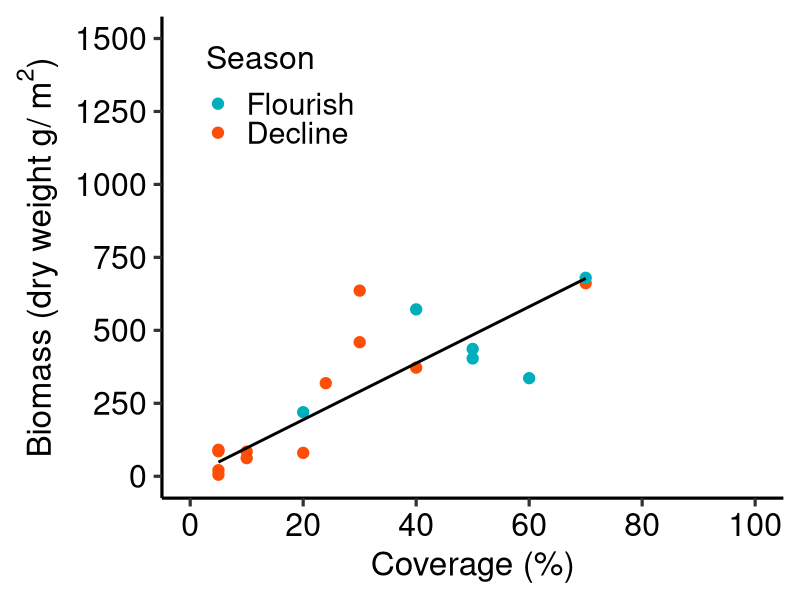
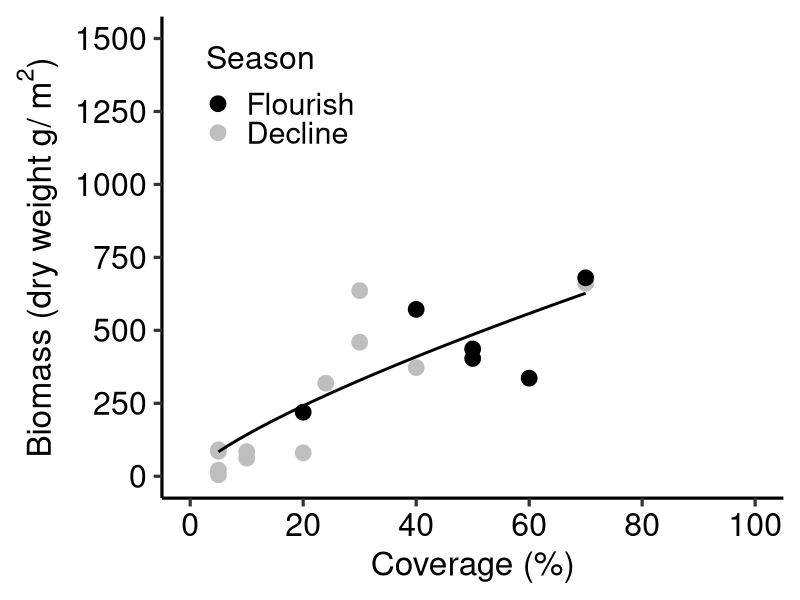
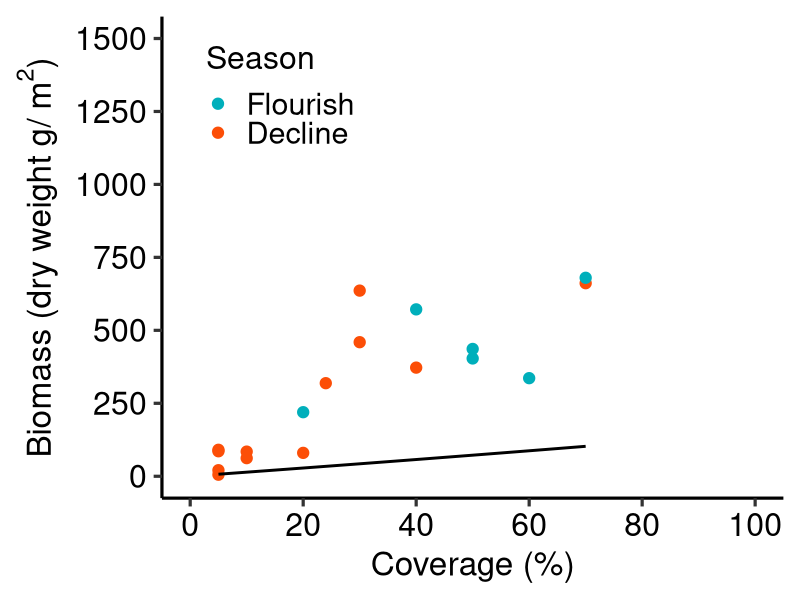
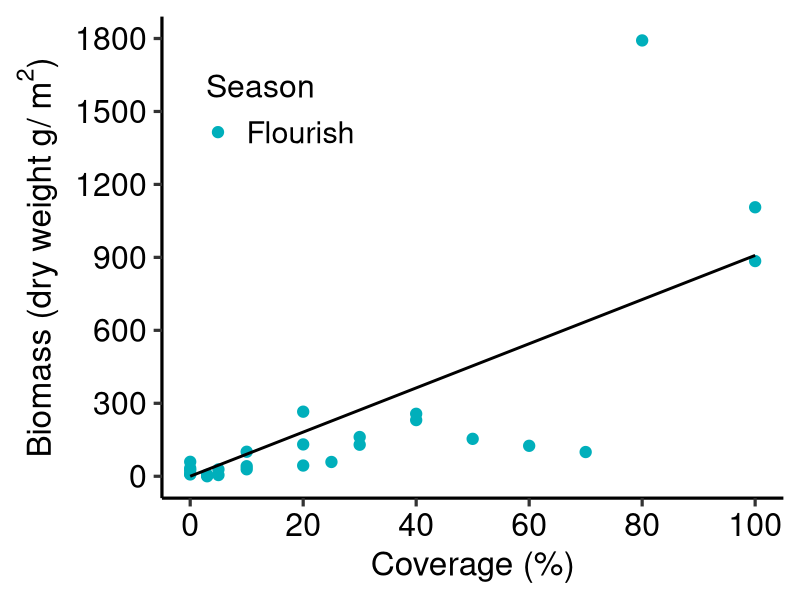
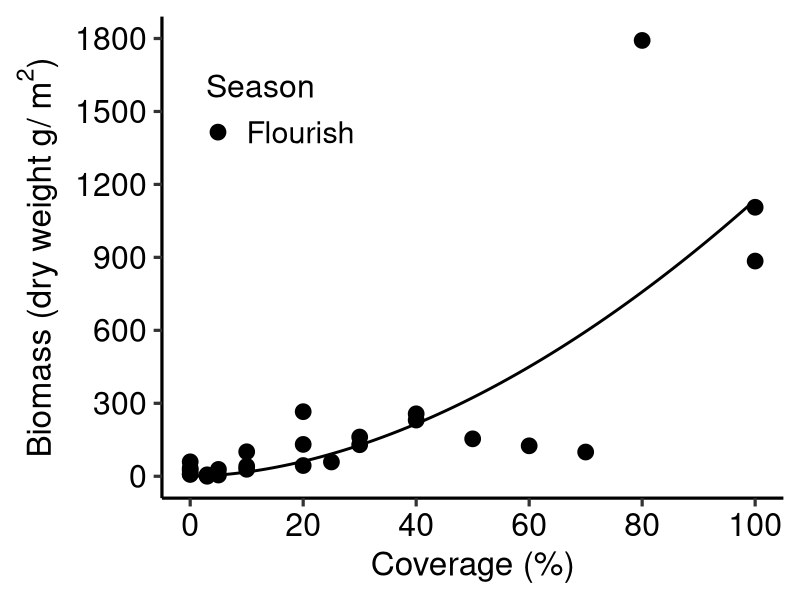
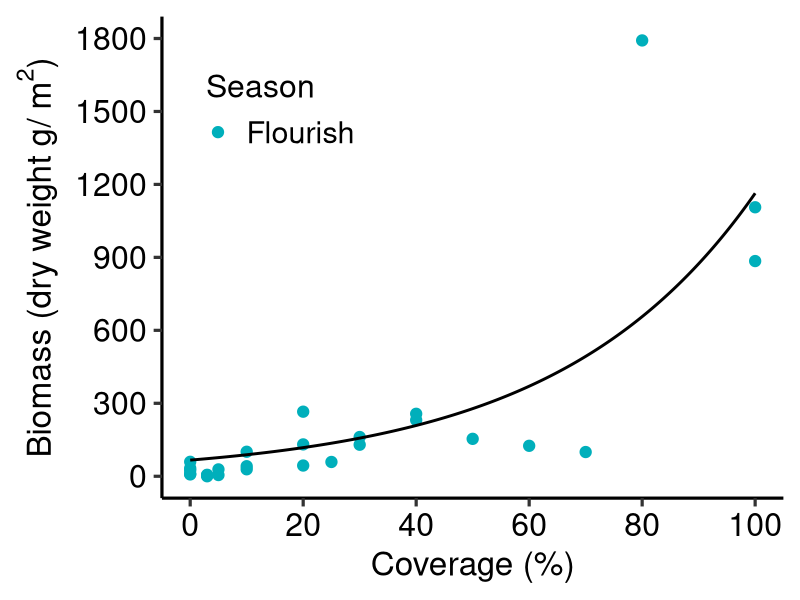
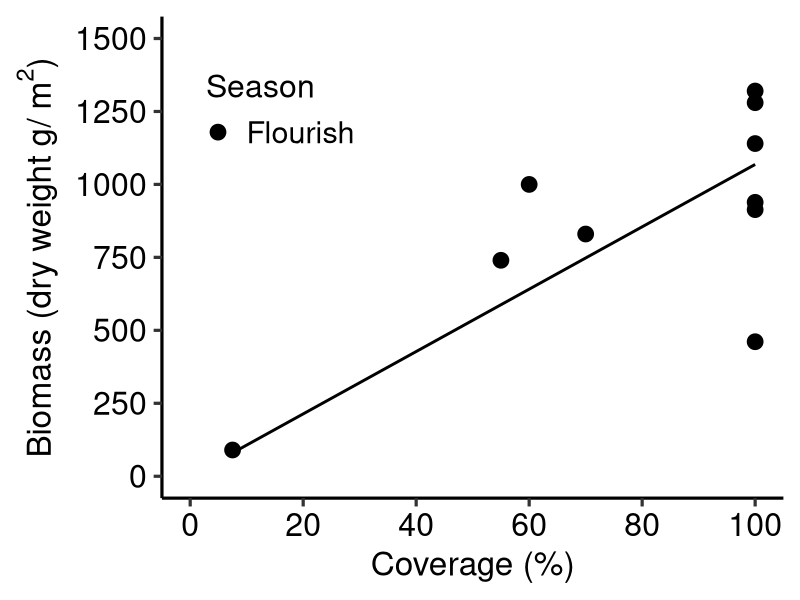
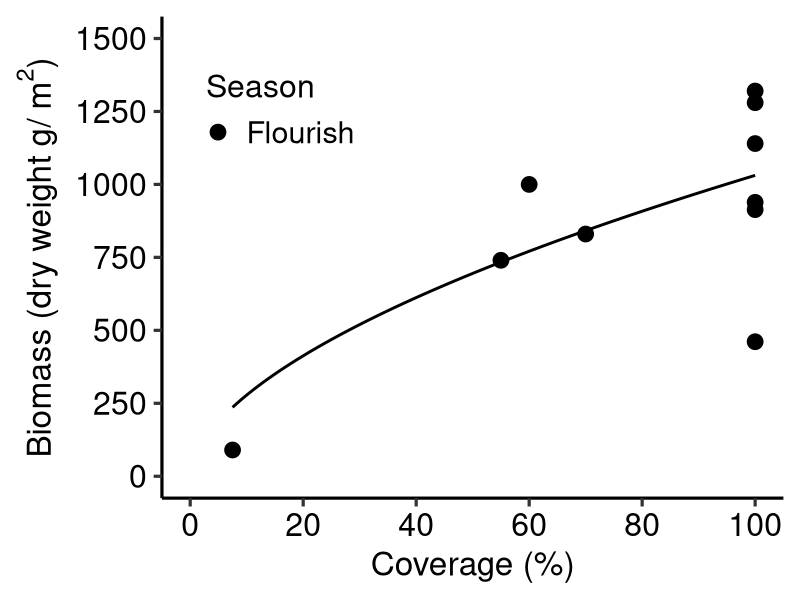

These figures' R source, in order: (Note: this script raises an error after producing the figures.)
rm(list=ls())
library(nlme)
library(dplyr)
library(ggplot2)

kajime<-read.csv("Kajime.csv",stringsAsFactors = TRUE)
kajime$Season <- factor(kajime$Season, levels = c("Flourish","Decline") )
names(kajime)

####### Central Pacific @ Kajime##########
kajime_CentralPacific<-subset(kajime,kajime$Region=="CentralPacific")
kajime_CentralPacific_Flourish<-subset(kajime,kajime$Region=="CentralPacific"&kajime$Season=="Flourish")
kajime_CentralPacific$Season <- 
  factor(kajime_CentralPacific$Season, levels = c("Flourish","Decline") )


####線形モデル#####
model1_cp<- nls(DW_g_m2~ a*Cover,
              start = list(a=50),data = kajime_CentralPacific)
summary(model1_cp)
AIC(model1_cp)
BIC(model1_cp)

####累乗モデル#####
model2_cp<- nls(DW_g_m2~ a*Cover^b,
              start = list(a=10,b = 1),data = kajime_CentralPacific)
summary(model2_cp)
AIC(model2_cp)
BIC(model2_cp)

####指数モデル#####
model3_cp<- nls(DW_g_m2~ a*exp(b*Cover)-a,
              start = list(a=100,b = 0.01), 
              control = list(maxiter = 50000, warnOnly = TRUE),
              data = kajime_CentralPacific,
              trace=TRUE)
summary(model3_cp)
AIC(model3_cp)
BIC(model3_cp)



####### Central Pacific @ Sagami##########
#Model1
dummy_CentralPacific<- expand.grid(Cover=seq(min(kajime_CentralPacific$Cover),
                                             max(kajime_CentralPacific$Cover),length=1000))

pred_CentralPacific<- predict(model1_cp,newdata=dummy_CentralPacific,se.fit=T)
dummy_CentralPacific$DW<-pred_CentralPacific



plot_CentralPacific1<-ggplot(data=kajime_CentralPacific, aes(x=Cover, y=DW_g_m2,color = Season)) + 
  xlab("Coverage (%)")+ 
  ylab(expression(paste("Biomass (dry weight g/ ",{m^2},")",sep="")))+
  geom_point(size=3.5)+
  scale_x_continuous(breaks=seq(0, 100,length=6),limits=c(0,100))+
  scale_y_continuous(breaks=seq(0, 1500,length=7),limits=c(0,1500))+
  scale_color_manual(labels = c("Flourish", "Decline"),values = c("#00AFBB","#FC4E07"))+
  labs(color='Season')+
  geom_line(data=dummy_CentralPacific, aes(x=Cover, y=DW),linewidth=1,color="black",inherit.aes = FALSE)+
  theme_classic(base_size = 24, base_family = "sans")+
  theme(axis.text = element_text(color="black",size=23))+
  theme(legend.justification=c(0.02,0.02), legend.position=c(0.05,0.7), 
        legend.title=element_text(size=23),legend.text =  element_text(size = 22))
plot_CentralPacific1

#Model2
pred_CentralPacific2<- predict(model2_cp,newdata=dummy_CentralPacific,se.fit=T)
dummy_CentralPacific$DW2<-pred_CentralPacific2

plot_CentralPacific2<-ggplot(data=kajime_CentralPacific, aes(x=Cover, y=DW_g_m2,color = Season)) + 
  xlab("Coverage (%)")+ 
  ylab(expression(paste("Biomass (dry weight g/ ",{m^2},")",sep="")))+
  geom_point(size=5)+
  scale_x_continuous(breaks=seq(0, 100,length=6),limits=c(0,100))+
  scale_y_continuous(breaks=seq(0, 1500,length=7),limits=c(0,1500))+
  scale_color_manual(labels = c("Flourish", "Decline"),values = c("black","grey"))+
  labs(color='Season')+
  geom_line(data=dummy_CentralPacific, aes(x=Cover, y=DW2),linewidth=1,color="black",inherit.aes = FALSE)+
  theme_classic(base_size = 24, base_family = "sans")+
  theme(axis.text = element_text(color="black",size=23))+
  theme(legend.justification=c(0.02,0.02), legend.position=c(0.05,0.7), 
        legend.title=element_text(size=23),legend.text =  element_text(size = 22))
plot_CentralPacific2

# save width 600 * Height 500 
#Model 3
pred_CentralPacific3<- predict(model3_cp,newdata=dummy_CentralPacific,se.fit=T)
dummy_CentralPacific$DW3<-pred_CentralPacific3

plot_CentralPacific3<-ggplot(data=kajime_CentralPacific, aes(x=Cover, y=DW_g_m2,color = Season)) + 
  xlab("Coverage (%)")+ 
  ylab(expression(paste("Biomass (dry weight g/ ",{m^2},")",sep="")))+
  geom_point(size=3.5)+
  scale_x_continuous(breaks=seq(0, 100,length=6),limits=c(0,100))+
  scale_y_continuous(breaks=seq(0, 1500,length=7),limits=c(0,1500))+
  scale_color_manual(labels = c("Flourish", "Decline"),values = c("#00AFBB","#FC4E07"))+
  labs(color='Season')+
  geom_line(data=dummy_CentralPacific, aes(x=Cover, y=DW3),linewidth=1,color="black",inherit.aes = FALSE)+
  theme_classic(base_size = 24, base_family = "sans")+
  theme(axis.text = element_text(color="black",size=23))+
  theme(legend.justification=c(0.02,0.02), legend.position=c(0.05,0.7), 
        legend.title=element_text(size=23),legend.text =  element_text(size = 22))
plot_CentralPacific3


#width 600 * Height 500 save

####### NorthJapanSea @ Sado ##########
kajime_NorthJapanSea<-subset(kajime,kajime$Region=="NorthJapanSea")


####線形モデル#####
model1_NJ<- nls(DW_g_m2~ a*Cover,
              start = list(a=50),data = kajime_NorthJapanSea)
summary(model1_NJ)
AIC(model1_NJ)
BIC(model1_NJ)

####累乗モデル#####
model2_NJ<- nls(DW_g_m2~ a*Cover^b,
              start = list(a=1.444,b = 1.3181),data = kajime_NorthJapanSea,
              control = list(maxiter = 50000, warnOnly = TRUE),
              trace=TRUE)
summary(model2_NJ)
AIC(model2_NJ)
BIC(model2_NJ)

####指数モデル#####
model3_NJ<- nls(DW_g_m2~ a*exp(b*Cover),
              start = list(a=17.5,b =0.048), data = kajime_NorthJapanSea,
              control = list(maxiter = 50000, warnOnly = TRUE),
              trace=TRUE)

summary(model3_NJ)
AIC(model3_NJ)
BIC(model3_NJ)

####二次関数モデル#####
model4_NJ<- nls(DW_g_m2~ a*Cover^2 + b*Cover + c,
              start = list(a=1, b=1,c=1), data =  kajime_NorthJapanSea)
summary(model4_NJ)
AIC(model4_NJ)
BIC(model4_NJ)


#######Plot line  NorthJapanSea @ Sado##########
#Model1
dummy_NorthJapanSea<- expand.grid(Cover=seq(min(kajime_NorthJapanSea$Cover),
                                            max(kajime_NorthJapanSea$Cover),length=1000))
pred_NorthJapanSea1<- predict(model1_NJ,newdata=dummy_NorthJapanSea,se.fit=T)
dummy_NorthJapanSea$DW1<-pred_NorthJapanSea1

plot_NorthJapanSea1<-ggplot(data=kajime_NorthJapanSea, aes(x=Cover, y=DW_g_m2,color = Season)) + 
  xlab("Coverage (%)")+ 
  ylab(expression(paste("Biomass (dry weight g/ ",{m^2},")",sep="")))+
  geom_point(size=3.5)+
  scale_x_continuous(breaks=seq(0, 100,length=6),limits=c(0,100))+
  scale_y_continuous(breaks=seq(0, 1800,length=7),limits=c(0,1800))+ 
  scale_color_manual(labels = c("Flourish", "Decline"),values = c("#00AFBB","#FC4E07"))+
  labs(color='Season')+
  geom_line(data=dummy_NorthJapanSea, aes(x=Cover, y=DW1),linewidth=1,color="black",inherit.aes = FALSE)+
  theme_classic(base_size = 24, base_family = "sans")+
  theme(axis.text = element_text(color="black",size=23))+
  theme(legend.justification=c(0.02,0.02), legend.position=c(0.05,0.7), 
        legend.title=element_text(size=23),legend.text =  element_text(size = 22))
plot_NorthJapanSea1


#Model2
dummy_NorthJapanSea<- expand.grid(Cover=seq(min(kajime_NorthJapanSea$Cover),
                                             max(kajime_NorthJapanSea$Cover),length=1000))
pred_NorthJapanSea2<- predict(model2_NJ,newdata=dummy_NorthJapanSea,se.fit=T)
dummy_NorthJapanSea$DW2<-pred_NorthJapanSea2

plot_NorthJapanSea2<-ggplot(data=kajime_NorthJapanSea, aes(x=Cover, y=DW_g_m2,color = Season)) + 
  xlab("Coverage (%)")+ 
  ylab(expression(paste("Biomass (dry weight g/ ",{m^2},")",sep="")))+
  geom_point(size=5)+
  scale_x_continuous(breaks=seq(0, 100,length=6),limits=c(0,100))+
  scale_y_continuous(breaks=seq(0, 1800,length=7),limits=c(0,1800))+ 
  scale_color_manual(labels = c("Flourish", "Decline"),values = c("black","grey50"))+
  labs(color='Season')+
  geom_line(data=dummy_NorthJapanSea, aes(x=Cover, y=DW2),linewidth=1,color="black",inherit.aes = FALSE)+
  theme_classic(base_size = 24, base_family = "sans")+
  theme(axis.text = element_text(color="black",size=23))+
  theme(legend.justification=c(0.02,0.02), legend.position=c(0.05,0.7), 
        legend.title=element_text(size=23),legend.text =  element_text(size = 22))
plot_NorthJapanSea2

#Model3
dummy_NorthJapanSea<- expand.grid(Cover=seq(min(kajime_NorthJapanSea$Cover),
                                            max(kajime_NorthJapanSea$Cover),length=1000))
pred_NorthJapanSea3<- predict(model3_NJ,newdata=dummy_NorthJapanSea,se.fit=T)
dummy_NorthJapanSea$DW3<-pred_NorthJapanSea3

plot_NorthJapanSea3<-ggplot(data=kajime_NorthJapanSea, aes(x=Cover, y=DW_g_m2,color = Season)) + 
  xlab("Coverage (%)")+ 
  ylab(expression(paste("Biomass (dry weight g/ ",{m^2},")",sep="")))+
  geom_point(size=3.5)+
  scale_x_continuous(breaks=seq(0, 100,length=6),limits=c(0,100))+
  scale_y_continuous(breaks=seq(0, 1800,length=7),limits=c(0,1800))+ 
  scale_color_manual(labels = c("Flourish", "Decline"),values = c("#00AFBB","#FC4E07"))+
  labs(color='Season')+
  geom_line(data=dummy_NorthJapanSea, aes(x=Cover, y=DW3),linewidth=1,color="black",inherit.aes = FALSE)+
  theme_classic(base_size = 24, base_family = "sans")+
  theme(axis.text = element_text(color="black",size=23))+
  theme(legend.justification=c(0.02,0.02), legend.position=c(0.05,0.7), 
        legend.title=element_text(size=23),legend.text =  element_text(size = 22))
plot_NorthJapanSea3

#width 600 * Height 500 save


####### Seto Island Sea  ##########
kajime_SetoIslandSea<-subset(kajime,kajime$Region=="SetoIslandSea")


####線形モデル#####
model1_ST<- nls(DW_g_m2~ a*Cover,
              start = list(a=50),data = kajime_SetoIslandSea)
summary(model1_ST)
AIC(model1_ST)
BIC(model1_ST)

####累乗モデル#####
model2_ST<- nls(DW_g_m2~ a*Cover^b,
              start = list(a=1.444,b = 1.3181),data = kajime_SetoIslandSea,
              control = list(maxiter = 50000, warnOnly = TRUE),
              trace=TRUE)
summary(model2_ST)
AIC(model2_ST)
BIC(model2_ST)

####指数モデル#####
model3_ST<- nls(DW_g_m2~ a*exp(b*Cover),
              start = list(a=17.5,b =0.048), data = kajime_SetoIslandSea,
              control = list(maxiter = 50000, warnOnly = TRUE),
              trace=TRUE)

summary(model3_ST)
AIC(model3_ST)
BIC(model3_ST)


######Plot line  SetoIslandSea ##########
#Model1
dummy_SetoIslandSea<- expand.grid(Cover=seq(min(kajime_SetoIslandSea$Cover),
                                            max(kajime_SetoIslandSea$Cover),length=1000))
pred_SetoIslandSea1<- predict(model1_ST,newdata=dummy_SetoIslandSea,se.fit=T)
dummy_SetoIslandSea$DW1<-pred_SetoIslandSea1

plot_SetoIslandSea1<-ggplot(data=kajime_SetoIslandSea, aes(x=Cover, y=DW_g_m2,color = Season)) + 
  xlab("Coverage (%)")+ 
  ylab(expression(paste("Biomass (dry weight g/ ",{m^2},")",sep="")))+
  geom_point(size=5)+
  scale_x_continuous(breaks=seq(0, 100,length=6),limits=c(0,100))+
  scale_y_continuous(breaks=seq(0, 1500,length=7),limits=c(0,1500))+ 
  scale_color_manual(labels = c("Flourish", "Decline"),values = c("black","grey50"))+
  labs(color='Season')+
  geom_line(data=dummy_SetoIslandSea, aes(x=Cover, y=DW1),linewidth=1,color="black",inherit.aes = FALSE)+
  theme_classic(base_size = 24, base_family = "sans")+
  theme(axis.text = element_text(color="black",size=23))+
  theme(legend.justification=c(0.02,0.02), legend.position=c(0.05,0.7), 
        legend.title=element_text(size=23),legend.text =  element_text(size = 22))
plot_SetoIslandSea1


#Model2
dummy_SetoIslandSea<- expand.grid(Cover=seq(min(kajime_SetoIslandSea$Cover),
                                            max(kajime_SetoIslandSea$Cover),length=1000))
pred_SetoIslandSea2<- predict(model2_ST,newdata=dummy_SetoIslandSea,se.fit=T)
dummy_SetoIslandSea$DW2<-pred_SetoIslandSea2

plot_SetoIslandSea2<-ggplot(data=kajime_SetoIslandSea, aes(x=Cover, y=DW_g_m2,color = Season)) + 
  xlab("Coverage (%)")+ 
  ylab(expression(paste("Biomass (dry weight g/ ",{m^2},")",sep="")))+
  geom_point(size=5)+
  scale_x_continuous(breaks=seq(0, 100,length=6),limits=c(0,100))+
  scale_y_continuous(breaks=seq(0, 1500,length=7),limits=c(0,1500))+ 
  scale_color_manual(labels = c("Flourish", "Decline"),values = c("black","grey50"))+
  labs(color='Season')+
  geom_line(data=dummy_SetoIslandSea, aes(x=Cover, y=DW2),linewidth=1,color="black",inherit.aes = FALSE)+
  theme_classic(base_size = 24, base_family = "sans")+
  theme(axis.text = element_text(color="black",size=23))+
  theme(legend.justification=c(0.02,0.02), legend.position=c(0.05,0.7), 
        legend.title=element_text(size=23),legend.text =  element_text(size = 22))
plot_SetoIslandSea2

#Model3
pred_SetoIslandSea3<- predict(model3_ST,newdata=dummy_SetoIslandSea,se.fit=T)
dummy_SetoIslandSea$DW3<-pred_SetoIslandSea3

plot_SetoIslandSea3<-ggplot(data=kajime_SetoIslandSea, aes(x=Cover, y=DW_g_m2,color = Season)) + 
  xlab("Coverage (%)")+ 
  ylab(expression(paste("Biomass (dry weight g/ ",{m^2},")",sep="")))+
  geom_point(size=5)+
  scale_x_continuous(breaks=seq(0, 100,length=6),limits=c(0,100))+
  scale_y_continuous(breaks=seq(0, 1500,length=7),limits=c(0,1500))+ 
  scale_color_manual(labels = c("Flourish", "Decline"),values = c("black","grey50"))+
  labs(color='Season')+
  geom_line(data=dummy_SetoIslandSea, aes(x=Cover, y=DW3),linewidth=1,color="black",inherit.aes = FALSE)+
  theme_classic(base_size = 24, base_family = "sans")+
  theme(axis.text = element_text(color="black",size=23))+
  theme(legend.justification=c(0.02,0.02), legend.position=c(0.05,0.7), 
        legend.title=element_text(size=23),legend.text =  element_text(size = 22))
plot_SetoIslandSea3

#width 600 * Height 500 save


####### Southern Pacific @ Kajime##########
kajime_SouthernPacific<-subset(kajime,kajime$Region=="SouthernPacific")
kajime_SouthernPacific$Season <- 
  factor(kajime_SouthernPacific$Season, levels = c("Flourish","Decline") )


####線形モデル#####
model1_cp<- nls(DW_g_m2~ a*Cover,
                start = list(a=50),data = kajime_SouthernPacific)
summary(model1_cp)
AIC(model1_cp)
BIC(model1_cp)

####累乗モデル#####
model2_cp<- nls(DW_g_m2~ a*Cover^b,
                start = list(a=10,b = 1),data = kajime_SouthernPacific)
summary(model2_cp)
AIC(model2_cp)
BIC(model2_cp)

####指数モデル#####
model3_cp<- nls(DW_g_m2~ a*exp(b*Cover),
                start = list(a=50,b = 0.01), 
                control = list(maxiter = 50000, warnOnly = TRUE),
                data = kajime_SouthernPacific,
                trace=TRUE)
summary(model3_cp)
AIC(model3_cp)
BIC(model3_cp)





####### Southern Pacific Shikoku##########
#Model1
dummy_SouthernPacific<- expand.grid(Cover=seq(min(kajime_SouthernPacific$Cover),
                                             max(kajime_SouthernPacific$Cover),length=1000))

pred_SouthernPacific<- predict(model1_cp,newdata=dummy_SouthernPacific,se.fit=T)
dummy_SouthernPacific$DW<-pred_SouthernPacific



plot_SouthernPacific1<-ggplot(data=kajime_SouthernPacific, aes(x=Cover, y=DW_g_m2,color = Season)) + 
  xlab("Coverage (%)")+ 
  ylab(expression(paste("Biomass (dry weight g/ ",{m^2},")",sep="")))+
  geom_point(size=3.5)+
  scale_x_continuous(breaks=seq(0, 100,length=6),limits=c(0,100))+
  scale_y_continuous(breaks=seq(0, 1500,length=7),limits=c(0,1500))+
  scale_color_manual(labels = c("Flourish", "Decline"),values = c("#00AFBB","#FC4E07"))+
  labs(color='Season')+
  geom_line(data=dummy_SouthernPacific, aes(x=Cover, y=DW),linewidth=1,color="black",inherit.aes = FALSE)+
  theme_classic(base_size = 24, base_family = "sans")+
  theme(axis.text = element_text(color="black",size=23))+
  theme(legend.justification=c(0.02,0.02), legend.position=c(0.05,0.7), 
        legend.title=element_text(size=23),legend.text =  element_text(size = 22))
plot_SouthernPacific1

#Model2
pred_SouthernPacific2<- predict(model2_cp,newdata=dummy_SouthernPacific,se.fit=T)
dummy_SouthernPacific$DW2<-pred_SouthernPacific2

plot_SouthernPacific2<-ggplot(data=kajime_SouthernPacific, aes(x=Cover, y=DW_g_m2,color = Season)) + 
  xlab("Coverage (%)")+ 
  ylab(expression(paste("Biomass (dry weight g/ ",{m^2},")",sep="")))+
  geom_point(size=3.5)+
  scale_x_continuous(breaks=seq(0, 100,length=6),limits=c(0,100))+
  scale_y_continuous(breaks=seq(0, 1500,length=7),limits=c(0,1500))+
  scale_color_manual(labels = c("Flourish", "Decline"),values = c("#00AFBB","#FC4E07"))+
  labs(color='Season')+
  geom_line(data=dummy_SouthernPacific, aes(x=Cover, y=DW2),linewidth=1,color="black",inherit.aes = FALSE)+
  theme_classic(base_size = 24, base_family = "sans")+
  theme(axis.text = element_text(color="black",size=23))+
  theme(legend.justification=c(0.02,0.02), legend.position=c(0.05,0.7), 
        legend.title=element_text(size=23),legend.text =  element_text(size = 22))
plot_SouthernPacific2

# save width 600 * Height 500 
#Model 3
pred_SouthernPacific3<- predict(model3_cp,newdata=dummy_SouthernPacific,se.fit=T)
dummy_SouthernPacific$DW3<-pred_SouthernPacific3

plot_SouthernPacific3<-ggplot(data=kajime_SouthernPacific, aes(x=Cover, y=DW_g_m2,color = Season)) + 
  xlab("Coverage (%)")+ 
  ylab(expression(paste("Biomass (dry weight g/ ",{m^2},")",sep="")))+
  geom_point(size=3.5)+
  scale_x_continuous(breaks=seq(0, 100,length=6),limits=c(0,100))+
  scale_y_continuous(breaks=seq(0, 1500,length=7),limits=c(0,1600))+
  scale_color_manual(labels = c("Flourish", "Decline"),values = c("#00AFBB","#FC4E07"))+
  labs(color='Season')+
  geom_line(data=dummy_SouthernPacific, aes(x=Cover, y=DW3),linewidth=1,color="black",inherit.aes = FALSE)+
  theme_classic(base_size = 24, base_family = "sans")+
  theme(axis.text = element_text(color="black",size=23))+
  theme(legend.justification=c(0.02,0.02), legend.position=c(0.05,0.7), 
        legend.title=element_text(size=23),legend.text =  element_text(size = 22))
plot_SouthernPacific3


#Model4
pred_SouthernPacific4<- predict(model4_cp,newdata=dummy_SouthernPacific,se.fit=T)
dummy_SouthernPacific$DW4<-pred_SouthernPacific4

plot_SouthernPacific4<-ggplot(data=kajime_SouthernPacific, aes(x=Cover, y=DW_g_m2,color = Season)) + 
  xlab("Coverage (%)")+ 
  ylab(expression(paste("Biomass (dry weight g/ ",{m^2},")",sep="")))+
  geom_point(size=3.5)+
  scale_x_continuous(breaks=seq(0, 100,length=6),limits=c(0,100))+
  scale_y_continuous(breaks=seq(0, 1500,length=7),limits=c(0,1500))+
  scale_color_manual(labels = c("Flourish", "Decline"),values = c("#00AFBB","#FC4E07"))+
  labs(color='Season')+
  geom_line(data=dummy_SouthernPacific, aes(x=Cover, y=DW4),linewidth=1,color="black",inherit.aes = FALSE)+
  theme_classic(base_size = 24, base_family = "sans")+
  theme(axis.text = element_text(color="black",size=23))+
  theme(legend.justification=c(0.02,0.02), legend.position=c(0.05,0.7), 
        legend.title=element_text(size=23),legend.text =  element_text(size = 22))
plot_SouthernPacific4

#width 600 * Height 500 save


####### SouthJapanSea  ##########データ不足##
kajime_SouthJapanSea<-subset(kajime,kajime$Region=="SouthJapanSea")


####線形モデル#####
model1 <- nls(DW_g_m2~ a*Cover,
              start = list(a=50),data = kajime_SouthJapanSea)
summary(model1)
AIC(model1)
BIC(model1)

####累乗モデル#####
model2 <- nls(DW_g_m2~ a*Cover^b,
              start = list(a=1.444,b = 1.3181),data = kajime_SouthJapanSea,
              control = list(maxiter = 50000, warnOnly = TRUE),
              trace=TRUE)
summary(model2)
AIC(model2)
BIC(model2)

####指数モデル#####
model3 <- nls(DW_g_m2~ a*exp(b*Cover),
              start = list(a=17.5,b =0.048), data = kajime_SouthJapanSea,
              control = list(maxiter = 50000, warnOnly = TRUE),
              trace=TRUE)

summary(model3)
AIC(model3)
BIC(model3)

####二次関数モデル#####
model4 <- nls(DW_g_m2~ a*Cover^2 + b*Cover + c,
              start = list(a=-0.2, b=20,c=-50), 
              control = list(maxiter = 50000, warnOnly = TRUE),
              data =  kajime_SouthJapanSea)
summary(model4)
AIC(model4)
BIC(model4)

######Plot line  SouthJapanSea ##########
#Model1
dummy_SouthJapanSea<- expand.grid(Cover=seq(min(kajime_SouthJapanSea$Cover),
                                            max(kajime_SouthJapanSea$Cover),length=1000))
pred_SouthJapanSea1<- predict(model1,newdata=dummy_SouthJapanSea,se.fit=T)
dummy_SouthJapanSea$DW1<-pred_SouthJapanSea1

plot_SouthJapanSea1<-ggplot(data=kajime_SouthJapanSea, aes(x=Cover, y=DW_g_m2,color = Season)) + 
  xlab("Coverage (%)")+ 
  ylab(expression(paste("Biomass (dry weight g/ ",{m^2},")",sep="")))+
  geom_point(size=3.5)+
  scale_x_continuous(breaks=seq(0, 100,length=6),limits=c(0,100))+
  scale_y_continuous(breaks=seq(0, 2000,length=5),limits=c(0,2000))+ 
  scale_color_manual(labels = c("Flourish", "Decline"),values = c("#00AFBB","#FC4E07"))+
  labs(color='Season')+
  geom_line(data=dummy_SouthJapanSea, aes(x=Cover, y=DW1),linewidth=1,color="black",inherit.aes = FALSE)+
  theme_classic(base_size = 24, base_family = "sans")+
  theme(axis.text = element_text(color="black",size=23))+
  theme(legend.justification=c(0.02,0.02), legend.position=c(0.05,0.7), 
        legend.title=element_text(size=23),legend.text =  element_text(size = 22))
plot_SouthJapanSea1


#Model2
dummy_SouthJapanSea<- expand.grid(Cover=seq(min(kajime_SouthJapanSea$Cover),
                                            max(kajime_SouthJapanSea$Cover),length=1000))
pred_SouthJapanSea2<- predict(model2,newdata=dummy_SouthJapanSea,se.fit=T)
dummy_SouthJapanSea$DW2<-pred_SouthJapanSea2

plot_SouthJapanSea2<-ggplot(data=kajime_SouthJapanSea, aes(x=Cover, y=DW_g_m2,color = Season)) + 
  xlab("Coverage (%)")+ 
  ylab(expression(paste("Biomass (dry weight g/ ",{m^2},")",sep="")))+
  geom_point(size=3.5)+
  scale_color_manual(labels = c("Flourish", "Decline"),values = c("#00AFBB","#FC4E07"))+
  labs(color='Season')+
  geom_line(data=dummy_SouthJapanSea, aes(x=Cover, y=DW2),linewidth=1,color="black",inherit.aes = FALSE)+
  theme_classic(base_size = 24, base_family = "sans")+
  theme(axis.text = element_text(color="black",size=23))+
  theme(legend.justification=c(0.02,0.02), legend.position=c(0.05,0.7), 
        legend.title=element_text(size=23),legend.text =  element_text(size = 22))
plot_SouthJapanSea2

#Model3
pred_SouthJapanSea3<- predict(model3,newdata=dummy_SouthJapanSea,se.fit=T)
dummy_SouthJapanSea$DW3<-pred_SouthJapanSea3

plot_SouthJapanSea3<-ggplot(data=kajime_SouthJapanSea, aes(x=Cover, y=DW_g_m2,color = Season)) + 
  xlab("Coverage (%)")+ 
  ylab(expression(paste("Biomass (dry weight g/ ",{m^2},")",sep="")))+
  geom_point(size=3.5)+
  scale_color_manual(labels = c("Flourish", "Decline"),values = c("#00AFBB","#FC4E07"))+
  labs(color='Season')+
  geom_line(data=dummy_SouthJapanSea, aes(x=Cover, y=DW3),linewidth=1,color="black",inherit.aes = FALSE)+
  theme_classic(base_size = 24, base_family = "sans")+
  theme(axis.text = element_text(color="black",size=23))+
  theme(legend.justification=c(0.02,0.02), legend.position=c(0.05,0.7), 
        legend.title=element_text(size=23),legend.text =  element_text(size = 22))
plot_SouthJapanSea3

#Model4
pred_SouthJapanSea4<- predict(model4,newdata=dummy_SouthJapanSea,se.fit=T)
dummy_SouthJapanSea$DW4<-pred_SouthJapanSea4

#width 600 * Height 500 save

####### EastChinaSea Tsuruarame  ##########
kajime_EastChinaSea<-subset(kajime,kajime$Region=="EastChinaSea"&kajime$Jap_name=="Tsuruarame")
kajime_EastChinaSea

####線形モデル#####
model1_EC <- nls(DW_g_m2~ a*Cover,
              start = list(a=50),data = kajime_EastChinaSea)
summary(model1_EC)
AIC(model1_EC)
BIC(model1_EC)

####累乗モデル#####
model2_EC<- nls(DW_g_m2~ a*Cover^b,
              start = list(a=1.444,b = 1.3181),data = kajime_EastChinaSea,
              control = list(maxiter = 50000, warnOnly = TRUE),
              trace=TRUE)
summary(model2_EC)
AIC(model2_EC)
BIC(model2_EC)

####指数モデル#####
model3_EC<- nls(DW_g_m2~ a*exp(b*Cover),
              start = list(a=17.5,b =0.048), data = kajime_EastChinaSea,
              control = list(maxiter = 50000, warnOnly = TRUE),
              trace=TRUE)

summary(model3_EC)
AIC(model3_EC)
BIC(model3_EC)

model3_EC2<- nls(DW_g_m2~ a*exp(b*Cover)-a,
                start = list(a=17.5,b =0.048), data = kajime_EastChinaSea,
                control = list(maxiter = 50000, warnOnly = TRUE),
                trace=TRUE)

summary(model3_EC2)
AIC(model3_EC2)
BIC(model3_EC2)


######Plot line  EastChinaSea ##########
#Model1
dummy_EastChinaSea<- expand.grid(Cover=seq(min(kajime_EastChinaSea$Cover),
                                            max(kajime_EastChinaSea$Cover),length=1000))
pred_EastChinaSea1<- predict(model1_EC,newdata=dummy_EastChinaSea,se.fit=T)
dummy_EastChinaSea$DW1<-pred_EastChinaSea1

plot_EastChinaSea1<-ggplot(data=kajime_EastChinaSea, aes(x=Cover, y=DW_g_m2,color = Season)) + 
  xlab("Coverage (%)")+ 
  scale_x_continuous(breaks=seq(0, 100,length=6),limits=c(0,100))+
  ylim(0,500)+
  ylab(expression(paste("Biomass (dry weight g/ ",{m^2},")",sep="")))+
  geom_point(size=3.5)+
  scale_color_manual(labels = c("Flourish", "Decline"),values = c("#00AFBB","#FC4E07"))+
  labs(color='Season')+
  geom_line(data=dummy_EastChinaSea, aes(x=Cover, y=DW1),linewidth=1,color="black",inherit.aes = FALSE)+
  theme_classic(base_size = 24, base_family = "sans")+
  theme(axis.text = element_text(color="black",size=23))+
  theme(legend.justification=c(0.02,0.02), legend.position=c(0.05,0.7), 
        legend.title=element_text(size=23),legend.text =  element_text(size = 22))
plot_EastChinaSea1
#width 600 * Height 500 save

#Model2
dummy_EastChinaSea<- expand.grid(Cover=seq(min(kajime_EastChinaSea$Cover),
                                            max(kajime_EastChinaSea$Cover),length=1000))
pred_EastChinaSea2<- predict(model2_EC,newdata=dummy_EastChinaSea,se.fit=T)
dummy_EastChinaSea$DW2<-pred_EastChinaSea2

plot_EastChinaSea2<-ggplot(data=kajime_EastChinaSea, aes(x=Cover, y=DW_g_m2,color = Season)) + 
  xlab("Coverage (%)")+ 
  ylab(expression(paste("Biomass (dry weight g/ ",{m^2},")",sep="")))+
  geom_point(size=3.5)+
  scale_color_manual(labels = c("Flourish", "Decline"),values = c("#00AFBB","#FC4E07"))+
  labs(color='Season')+
  xlab("Coverage (%)")+ 
  scale_x_continuous(breaks=seq(0, 100,length=6),limits=c(0,100))+
  ylim(0,500)+
  geom_line(data=dummy_EastChinaSea, aes(x=Cover, y=DW2),linewidth=1,color="black",inherit.aes = FALSE)+
  theme_classic(base_size = 24, base_family = "sans")+
  theme(axis.text = element_text(color="black",size=23))+
  theme(legend.justification=c(0.02,0.02), legend.position=c(0.05,0.7), 
        legend.title=element_text(size=23),legend.text =  element_text(size = 22))
plot_EastChinaSea2

#Model3
dummy_EastChinaSea<- expand.grid(Cover=seq(min(kajime_EastChinaSea$Cover),
                                           max(kajime_EastChinaSea$Cover),length=1000))
pred_EastChinaSea3<- predict(model3_EC2,newdata=dummy_EastChinaSea,se.fit=T)
dummy_EastChinaSea$DW3<-pred_EastChinaSea3

plot_EastChinaSea3<-ggplot(data=kajime_EastChinaSea, aes(x=Cover, y=DW_g_m2,color = Season)) + 
  xlab("Coverage (%)")+ 
  ylab(expression(paste("Biomass (dry weight g/ ",{m^2},")",sep="")))+
  scale_x_continuous(breaks=seq(0, 100,length=6),limits=c(0,100))+
  ylim(0,500)+
  geom_point(size=3.5)+
  scale_color_manual(labels = c("Flourish", "Decline"),values = c("black","grey50"))+
  labs(color='Season')+
  geom_line(data=dummy_EastChinaSea, aes(x=Cover, y=DW3),linewidth=1,color="black",inherit.aes = FALSE)+
  theme_classic(base_size = 24, base_family = "sans")+
  theme(axis.text = element_text(color="black",size=23))+
  theme(legend.justification=c(0.02,0.02), legend.position=c(0.05,0.7), 
        legend.title=element_text(size=23),legend.text =  element_text(size = 22))
plot_EastChinaSea3

#width 600 * Height 500 save

####### EastChinaSea @ Antokume##########

kajime_EastChinaSeaAN<-subset(kajime,kajime$Region=="EastChinaSea"&kajime$Jap_name=="Antokume")


####線形モデル#####
model1_ECAN <- nls(DW_g_m2~ a*Cover,
                 start = list(a=50),data = kajime_EastChinaSeaAN)
summary(model1_ECAN)
AIC(model1_ECAN)
BIC(model1_ECAN)

####累乗モデル#####
model2_ECAN<- nls(DW_g_m2~ a*Cover^b,
                start = list(a=0.001,b = 2),data = kajime_EastChinaSeaAN,
                control = list(maxiter = 50000, warnOnly = TRUE),
                trace=TRUE)
summary(model2_ECAN)
AIC(model2_ECAN)
BIC(model2_ECAN)

####指数モデル#####
model3_ECAN<- nls(DW_g_m2~ a*exp(b*Cover),
                start = list(a=1,b =0.048), data = kajime_EastChinaSeaAN,
                control = list(maxiter = 50000, warnOnly = TRUE),
                trace=TRUE)

summary(model3_ECAN)
AIC(model3_ECAN)
BIC(model3_ECAN)

model3_ECAN2<- nls(DW_g_m2~ a*exp(b*Cover)-a,
                  start = list(a=1,b =0.048), data = kajime_EastChinaSeaAN,
                  control = list(maxiter = 50000, warnOnly = TRUE),
                  trace=TRUE)

summary(model3_ECAN2)
AIC(model3_ECAN2)
BIC(model3_ECAN2)


######Plot line  EastChinaSeaAN ##########
#Model1
dummy_EastChinaSeaAN<- expand.grid(Cover=seq(min(kajime_EastChinaSeaAN$Cover),
                                           max(kajime_EastChinaSeaAN$Cover),length=1000))
pred_EastChinaSeaAN1<- predict(model1_ECAN,newdata=dummy_EastChinaSeaAN,se.fit=T)
dummy_EastChinaSeaAN$DW1<-pred_EastChinaSeaAN1

plot_EastChinaSeaAN1<-ggplot(data=kajime_EastChinaSeaAN, aes(x=Cover, y=DW_g_m2,color = Season)) + 
  xlab("Coverage (%)")+ 
  ylab(expression(paste("Biomass (dry weight g/ ",{m^2},")",sep="")))+
  scale_x_continuous(breaks=seq(0, 100,length=6),limits=c(0,100))+
  ylim(0,200)+
  geom_point(size=3.5)+
  scale_color_manual(labels = c("Flourish", "Decline"),values = c("#00AFBB","#FC4E07"))+
  labs(color='Season')+
  geom_line(data=dummy_EastChinaSeaAN, aes(x=Cover, y=DW1),linewidth=1,color="black",inherit.aes = FALSE)+
  theme_classic(base_size = 24, base_family = "sans")+
  theme(axis.text = element_text(color="black",size=23))+
  theme(legend.justification=c(0.02,0.02), legend.position=c(0.05,0.7), 
        legend.title=element_text(size=23),legend.text =  element_text(size = 22))
plot_EastChinaSeaAN1


#Model2
dummy_EastChinaSeaAN<- expand.grid(Cover=seq(min(kajime_EastChinaSeaAN$Cover),
                                           max(kajime_EastChinaSeaAN$Cover),length=1000))
pred_EastChinaSeaAN2<- predict(model2_ECAN,newdata=dummy_EastChinaSeaAN,se.fit=T)
dummy_EastChinaSeaAN$DW2<-pred_EastChinaSeaAN2

plot_EastChinaSeaAN2<-ggplot(data=kajime_EastChinaSeaAN, aes(x=Cover, y=DW_g_m2,color = Season)) + 
  xlab("Coverage (%)")+ 
  ylab(expression(paste("Biomass (dry weight g/ ",{m^2},")",sep="")))+
  geom_point(size=3.5)+
  scale_color_manual(labels = c("Flourish", "Decline"),values = c("#00AFBB","#FC4E07"))+
  labs(color='Season')+
  xlab("Coverage (%)")+ 
  scale_x_continuous(breaks=seq(0, 100,length=6),limits=c(0,100))+
  ylim(0,200)+
  geom_line(data=dummy_EastChinaSeaAN, aes(x=Cover, y=DW2),linewidth=1,color="black",inherit.aes = FALSE)+
  theme_classic(base_size = 24, base_family = "sans")+
  theme(axis.text = element_text(color="black",size=23))+
  theme(legend.justification=c(0.02,0.02), legend.position=c(0.05,0.7), 
        legend.title=element_text(size=23),legend.text =  element_text(size = 22))
plot_EastChinaSeaAN2

#Model3
dummy_EastChinaSeaAN<- expand.grid(Cover=seq(min(kajime_EastChinaSeaAN$Cover),
                                             max(kajime_EastChinaSeaAN$Cover),length=1000))
pred_EastChinaSeaAN3<- predict(model3_ECAN2,newdata=dummy_EastChinaSeaAN,se.fit=T)
dummy_EastChinaSeaAN$DW3<-pred_EastChinaSeaAN3

plot_EastChinaSeaAN3<-ggplot(data=kajime_EastChinaSeaAN, aes(x=Cover, y=DW_g_m2,color = Season)) + 
  xlab("Coverage (%)")+ 
  ylab(expression(paste("Biomass (dry weight g/ ",{m^2},")",sep="")))+
  scale_x_continuous(breaks=seq(0, 100,length=6),limits=c(0,100))+
  ylim(0,200)+
  geom_point(size=3.5)+
  scale_color_manual(labels = c("Flourish", "Decline"),values = c("black","grey50"))+
  labs(color='Season')+
  geom_line(data=dummy_EastChinaSeaAN, aes(x=Cover, y=DW3),linewidth=1,color="black",inherit.aes = FALSE)+
  theme_classic(base_size = 24, base_family = "sans")+
  theme(axis.text = element_text(color="black",size=23))+
  theme(legend.justification=c(0.02,0.02), legend.position=c(0.05,0.7), 
        legend.title=element_text(size=23),legend.text =  element_text(size = 22))
plot_EastChinaSeaAN3






#### Tsuruarame and Antokume combined ####
#Model3 Tsuruarame+Antokume
dummy_EastChinaSea<- expand.grid(Cover=seq(min(kajime_EastChinaSea$Cover),
                                           max(kajime_EastChinaSea$Cover),length=1000))
pred_EastChinaSea3<- predict(model3_EC2,newdata=dummy_EastChinaSea,se.fit=T)
dummy_EastChinaSea$DW3<-pred_EastChinaSea3

dummy_EastChinaSeaAN<- expand.grid(Cover=seq(min(kajime_EastChinaSeaAN$Cover),
                                             max(kajime_EastChinaSeaAN$Cover),length=1000))
pred_EastChinaSeaAN3<- predict(model3_ECAN2,newdata=dummy_EastChinaSeaAN,se.fit=T)
dummy_EastChinaSeaAN$DW3<-pred_EastChinaSeaAN3


Kajime_EC<-rbind(kajime_EastChinaSea,kajime_EastChinaSeaAN)
Kajime_EC$Jap_name<-factor(Kajime_EC$Jap_name, 
                           levels = c("Tsuruarame","Antokume") )

plot_EastChinaSea<-ggplot(data=Kajime_EC, 
                             aes(x=Cover, y=DW_g_m2,shape=Jap_name)) + 
  xlab("Coverage (%)")+ 
  ylab(expression(paste("Biomass (dry weight g/ ",{m^2},")",sep="")))+
  scale_x_continuous(breaks=seq(0, 100,length=6),limits=c(0,100))+
  ylim(0,300)+
  geom_point(size=8,color="black")+
  scale_shape_manual(labels = c("Tsuruarame", " Antokume"),values = c(1,2))+
  labs(color='Species')+
  geom_line(data=dummy_EastChinaSeaAN, aes(x=Cover, y=DW3),linetype = 2, linewidth=1,color="black",inherit.aes = FALSE)+
  geom_line(data=dummy_EastChinaSea,aes(x=Cover, y=DW3),linetype = 1, linewidth=1,color="black",inherit.aes = FALSE)+
  theme_classic(base_size = 24, base_family = "sans")+
  theme(axis.text = element_text(color="black",size=23))+
  theme(legend.justification=c(0.02,0.02), legend.position.inside =c(0.05,0.7), 
        legend.title=element_text(size=23),legend.text =  element_text(size = 22))
plot_EastChinaSea



######Plot line  all species  ##########
dummy_CentralPacific<- expand.grid(Cover=seq(min(kajime_CentralPacific$Cover),
                                             max(kajime_CentralPacific$Cover),length=1000))
pred_CentralPacific<- predict(model2_cp,newdata=dummy_CentralPacific,se.fit=T)

dummy_CentralPacific$DW<-pred_CentralPacific
dummy_CentralPacific$RegionClass<-"CP Kajime"
dummy_CentralPacific
dummy_NorthJapanSea<- expand.grid(Cover=seq(min(kajime_NorthJapanSea$Cover),
                                            max(kajime_NorthJapanSea$Cover),length=1000))
pred_NorthJapanSea2<- predict(model2_NJ,newdata=dummy_NorthJapanSea,se.fit=T)
dummy_NorthJapanSea$DW<-pred_NorthJapanSea2
dummy_NorthJapanSea$RegionClass<-"NJS Tsuruarame"

dummy_SetoIslandSea<- expand.grid(Cover=seq(min(kajime_SetoIslandSea$Cover),
                                            max(kajime_SetoIslandSea$Cover),length=1000))
pred_SetoIslandSea1<- predict(model1_ST,newdata=dummy_SetoIslandSea,se.fit=T)
dummy_SetoIslandSea$DW<-pred_SetoIslandSea1
dummy_SetoIslandSea$RegionClass<-"SIS Kajime/Kurome"

dummy_EastChinaSea<- expand.grid(Cover=seq(min(kajime_EastChinaSea$Cover),
                                           max(kajime_EastChinaSea$Cover),length=1000))
pred_EastChinaSea3<- predict(model3_EC2,newdata=dummy_EastChinaSea,se.fit=T)
dummy_EastChinaSea$DW<-pred_EastChinaSea3
dummy_EastChinaSea$RegionClass<-"ECS Tsuruarame"

dummy_EastChinaSeaAN<- expand.grid(Cover=seq(min(kajime_EastChinaSeaAN$Cover),
                                             max(kajime_EastChinaSeaAN$Cover),length=1000))
pred_EastChinaSeaAN3<- predict(model3_ECAN2,newdata=dummy_EastChinaSeaAN,se.fit=T)
dummy_EastChinaSeaAN$DW<-pred_EastChinaSeaAN3
dummy_EastChinaSeaAN$RegionClass<-"ECS Antokume"

dummy_kajime<-rbind(dummy_CentralPacific,dummy_NorthJapanSea,dummy_SetoIslandSea,
                    dummy_EastChinaSea,dummy_EastChinaSeaAN)
dummy_kajime$RegionClass<-factor(dummy_kajime$RegionClass, 
                                 levels = c("NJS Tsuruarame","CP Kajime","SIS Kajime/Kurome","ECS Tsuruarame","ECS Antokume") )

plot_Kajime_all<-ggplot(data=dummy_kajime, aes(x=Cover, y=DW,linetype = RegionClass,color= RegionClass)) + 
  xlab("Coverage (%)")+ 
  ylab(expression(paste("Biomass (dry weight g/ ",{m^2},")",sep="")))+
  scale_x_continuous(breaks=seq(0, 100,length=6),limits=c(0,100))+
  scale_y_continuous(breaks=seq(0, 1500,length=7),limits=c(0,1500))+ 
  geom_line(linewidth=1.25)+
  theme_classic(base_size = 24, base_family = "sans")+
  theme(axis.text = element_text(color="black",size=23))+
  theme(legend.justification=c(0.02,0.02), legend.position=c(0.05,0.55), 
        legend.title=element_text(size=20),legend.text =  element_text(size = 20))
plot_Kajime_all

# save width 600 * Height 500
